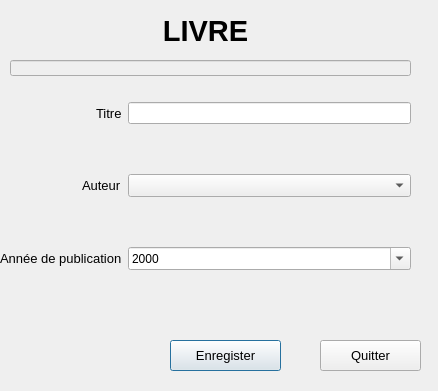
<?xml version="1.0" encoding="UTF-8"?>
<ui version="4.0">
 <class>Add_modifyLivre</class>
 <widget class="QDialog" name="Add_modifyLivre">
  <property name="geometry">
   <rect>
    <x>0</x>
    <y>0</y>
    <width>438</width>
    <height>391</height>
   </rect>
  </property>
  <property name="windowTitle">
   <string>Dialog</string>
  </property>
  <widget class="QPushButton" name="annuler">
   <property name="geometry">
    <rect>
     <x>320</x>
     <y>340</y>
     <width>101</width>
     <height>31</height>
    </rect>
   </property>
   <property name="font">
    <font>
     <pointsize>10</pointsize>
    </font>
   </property>
   <property name="text">
    <string>Quitter</string>
   </property>
   <property name="autoDefault">
    <bool>true</bool>
   </property>
  </widget>
  <widget class="QWidget" name="formLayoutWidget">
   <property name="geometry">
    <rect>
     <x>0</x>
     <y>102</y>
     <width>411</width>
     <height>231</height>
    </rect>
   </property>
   <layout class="QFormLayout" name="formLayout">
    <property name="labelAlignment">
     <set>Qt::AlignRight|Qt::AlignTrailing|Qt::AlignVCenter</set>
    </property>
    <property name="verticalSpacing">
     <number>50</number>
    </property>
    <property name="topMargin">
     <number>0</number>
    </property>
    <item row="0" column="0">
     <widget class="QLabel" name="label">
      <property name="font">
       <font>
        <pointsize>10</pointsize>
       </font>
      </property>
      <property name="text">
       <string>Titre</string>
      </property>
     </widget>
    </item>
    <item row="0" column="1">
     <widget class="QLineEdit" name="titreEdit"/>
    </item>
    <item row="1" column="0">
     <widget class="QLabel" name="label_3">
      <property name="font">
       <font>
        <pointsize>10</pointsize>
       </font>
      </property>
      <property name="text">
       <string>Auteur</string>
      </property>
     </widget>
    </item>
    <item row="1" column="1">
     <widget class="QComboBox" name="auteurCombobox">
      <property name="font">
       <font>
        <pointsize>10</pointsize>
       </font>
      </property>
     </widget>
    </item>
    <item row="2" column="0">
     <widget class="QLabel" name="label_2">
      <property name="font">
       <font>
        <pointsize>10</pointsize>
       </font>
      </property>
      <property name="text">
       <string>Année de publication</string>
      </property>
     </widget>
    </item>
    <item row="2" column="1">
     <widget class="QDateEdit" name="anneeEdit">
      <property name="currentSection">
       <enum>QDateTimeEdit::YearSection</enum>
      </property>
      <property name="displayFormat">
       <string>yyyy</string>
      </property>
      <property name="calendarPopup">
       <bool>true</bool>
      </property>
     </widget>
    </item>
   </layout>
  </widget>
  <widget class="QPushButton" name="valider">
   <property name="geometry">
    <rect>
     <x>170</x>
     <y>340</y>
     <width>111</width>
     <height>31</height>
    </rect>
   </property>
   <property name="font">
    <font>
     <pointsize>10</pointsize>
    </font>
   </property>
   <property name="text">
    <string>Enregister</string>
   </property>
   <property name="default">
    <bool>true</bool>
   </property>
  </widget>
  <widget class="QLabel" name="label_4">
   <property name="geometry">
    <rect>
     <x>100</x>
     <y>0</y>
     <width>211</width>
     <height>61</height>
    </rect>
   </property>
   <property name="font">
    <font>
     <pointsize>22</pointsize>
     <weight>75</weight>
     <bold>true</bold>
    </font>
   </property>
   <property name="text">
    <string>LIVRE</string>
   </property>
   <property name="alignment">
    <set>Qt::AlignCenter</set>
   </property>
  </widget>
  <widget class="QLineEdit" name="idEdit">
   <property name="enabled">
    <bool>false</bool>
   </property>
   <property name="geometry">
    <rect>
     <x>10</x>
     <y>60</y>
     <width>401</width>
     <height>16</height>
    </rect>
   </property>
   <property name="font">
    <font>
     <pointsize>3</pointsize>
    </font>
   </property>
   <property name="alignment">
    <set>Qt::AlignRight|Qt::AlignTrailing|Qt::AlignVCenter</set>
   </property>
  </widget>
 </widget>
 <resources/>
 <connections/>
</ui>
